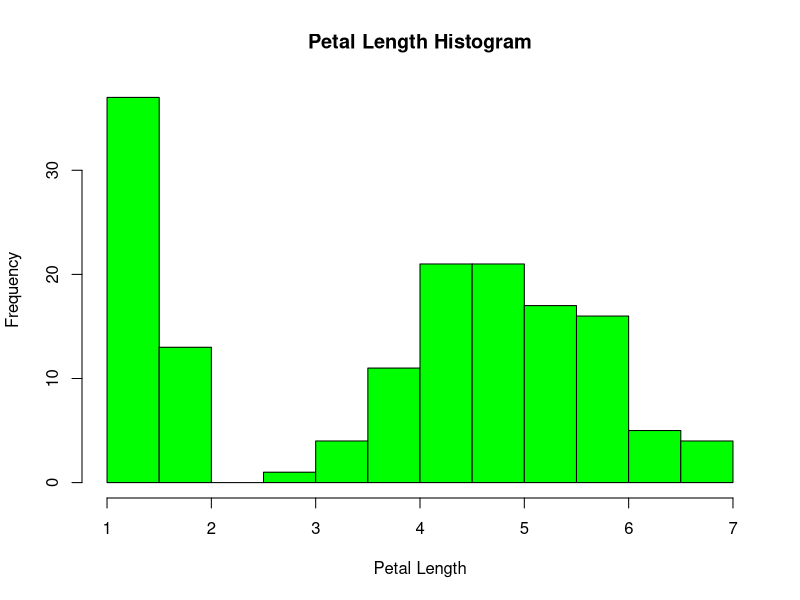

Reproduce this figure in R.
install.packages("dplyr")
library(dplyr)
data(iris)
head(iris)
iris$Petal.Length
selected_Column<-dplyr::select(iris, Petal.Length)
iris[,3]
petal_length_mean<-mean(iris[,3])
hist(iris[,3], main="Petal Length Histogram",xlab="Petal Length",col="green")



